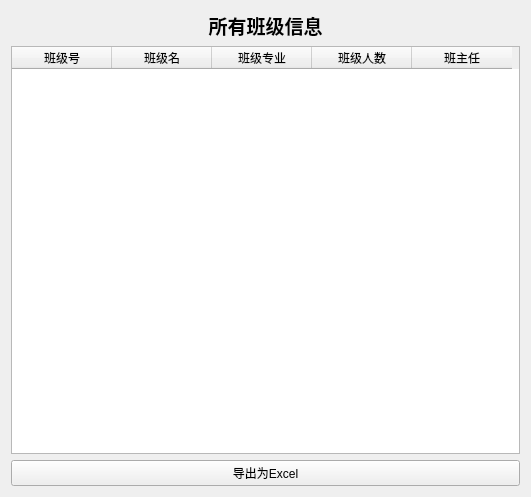
<?xml version="1.0" encoding="UTF-8"?>
<ui version="4.0">
 <class>allClassInfo</class>
 <widget class="QWidget" name="allClassInfo">
  <property name="geometry">
   <rect>
    <x>0</x>
    <y>0</y>
    <width>531</width>
    <height>497</height>
   </rect>
  </property>
  <property name="windowTitle">
   <string>Form</string>
  </property>
  <layout class="QVBoxLayout" name="verticalLayout">
   <item>
    <widget class="QLabel" name="label">
     <property name="font">
      <font>
       <family>Arial</family>
       <pointsize>14</pointsize>
       <weight>75</weight>
       <bold>true</bold>
      </font>
     </property>
     <property name="text">
      <string>所有班级信息</string>
     </property>
     <property name="alignment">
      <set>Qt::AlignCenter</set>
     </property>
    </widget>
   </item>
   <item>
    <widget class="QTableWidget" name="classInfoTable">
     <column>
      <property name="text">
       <string>班级号</string>
      </property>
     </column>
     <column>
      <property name="text">
       <string>班级名</string>
      </property>
     </column>
     <column>
      <property name="text">
       <string>班级专业</string>
      </property>
     </column>
     <column>
      <property name="text">
       <string>班级人数</string>
      </property>
     </column>
     <column>
      <property name="text">
       <string>班主任</string>
      </property>
     </column>
    </widget>
   </item>
   <item>
    <widget class="QPushButton" name="export_button">
     <property name="text">
      <string>导出为Excel</string>
     </property>
    </widget>
   </item>
  </layout>
 </widget>
 <resources/>
 <connections/>
</ui>
